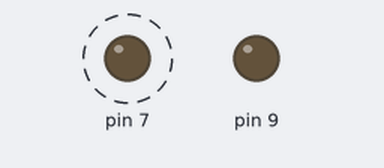
The sketch below on a simulated Arduino Uno, built with avr-gcc and run on an emulated ATmega328P. Shown: output pins drawn as LEDs (lit = HIGH). Dashed ring = blinking.

Above: at 0.2 s.
Timing chart, 0 to 3.5 s (numbered marks = the images above):
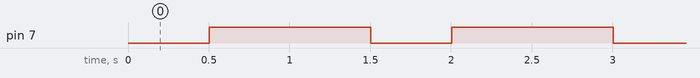

The sketch:

1_miganie_milis.ino
```cpp
void setup() {
  // put your setup code here, to run once:
  pinMode(7, OUTPUT);
  pinMode(9, OUTPUT);
}

long int t = 0;
bool nie_pali = true;

void loop() {
  if(millis() - t > 500 && nie_pali) {
    digitalWrite(7, HIGH);
    nie_pali = false;
    t = millis();
  }

  if(millis() - t > 1000  && !nie_pali) {
    digitalWrite(7, LOW);
    nie_pali = true;
    t = millis();
  }

}
```

Measured:
- by itself, pin 7: alternates HIGH for 1.0 s and LOW for 0.50 s
